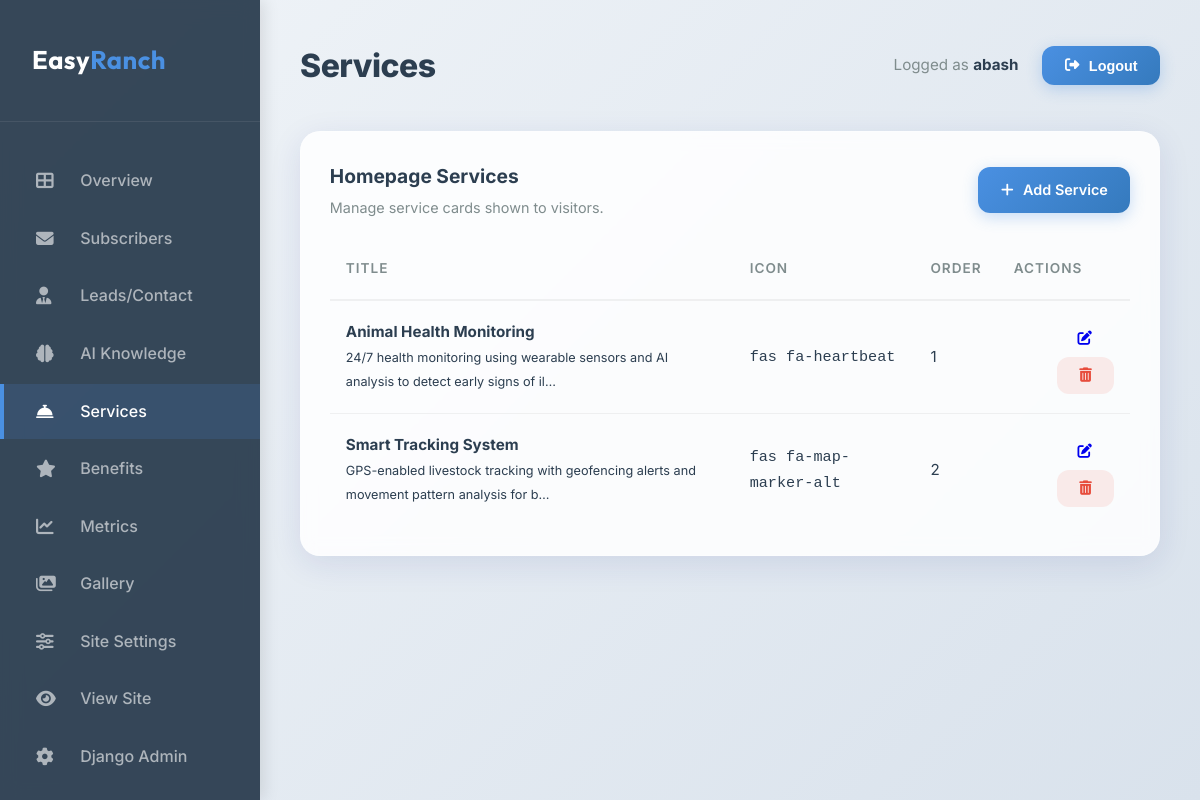
The page /dashboard/services/ (signed in) on the database as committed earlier.
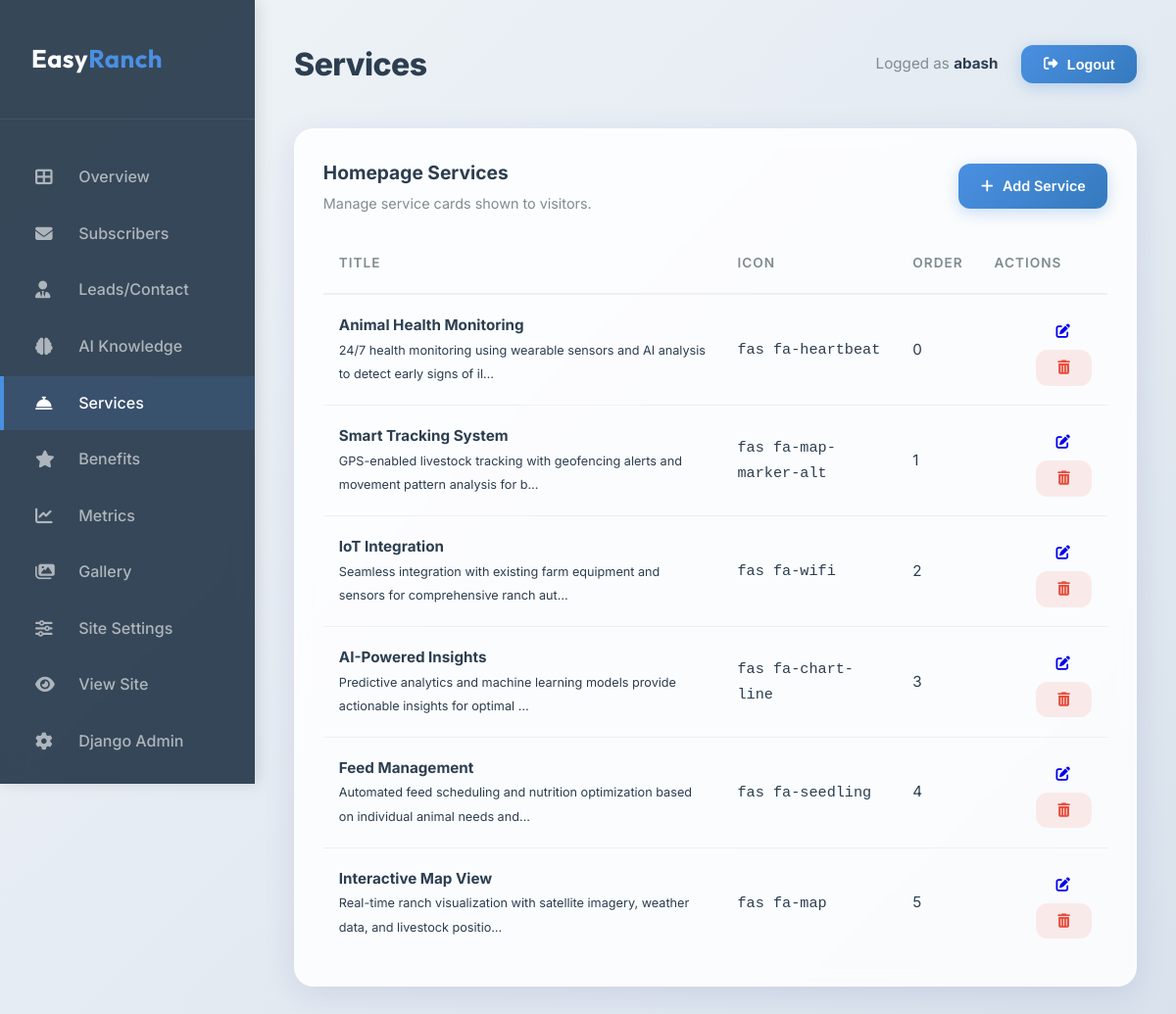
The same page on the database as committed later.
### core/models.py (models this page shows, shortened)
class Service(models.Model):
    title = models.CharField(max_length=100)
    description = models.TextField()
    icon_class = models.CharField(max_length=50, help_text="FontAwesome class, e.g., 'fas fa-heartbeat'")
    order = models.PositiveIntegerField(default=0)
    class Meta:
        ordering = ['order']

### core/views_dashboard.py (the view)
# urls.py: path('dashboard/services/', views_dashboard.DashboardServiceListView.as_view(), name='dashboard_services'),
class DashboardServiceListView(StaffRequiredMixin, ListView):
    model = Service
    template_name = 'dashboard/services.html'
    context_object_name = 'items'
    ordering = ['order']
    paginate_by = 15

### core/views_dashboard.py (called while the page is built)
    @method_decorator(staff_member_required(login_url='admin:login'))
    def dispatch(self, *args, **kwargs):
        return super().dispatch(*args, **kwargs)

### templates/dashboard/services.html (shortened to what this page needs)
{% extends 'dashboard/base.html' %}
{% block page_title %}Services{% endblock %}
{% block content %}
<div class="db-card">
    <div class="db-section-head">
        <div>
            <h3 class="db-section-title">Homepage Services</h3>
            <p class="db-section-subtitle">Manage service cards shown to visitors.</p>
        </div>
        <div class="db-section-actions">
            <a href="{% url 'dashboard_services_add' %}" class="db-btn db-btn-primary"><i class="fas fa-plus"></i> Add Service</a>
        </div>
    </div>
    <table class="db-table">
        <thead>
            <tr><th>Title</th><th>Icon</th><th>Order</th><th class="db-text-right">Actions</th></tr>
        </thead>
        <tbody>
            {% for item in items %}
            <tr>
                <td><strong>{{ item.title }}</strong><br><small>{{ item.description|truncatechars:90 }}</small></td>
                <td><code>{{ item.icon_class }}</code></td>
                <td>{{ item.order }}</td>
                <td class="db-text-right">
                    <a href="{% url 'dashboard_services_edit' item.id %}" class="db-btn"><i class="fas fa-edit"></i></a>
                    <form action="{% url 'dashboard_services_delete' item.id %}" method="post" style="display:inline;" onsubmit="return confirm('Delete this service?');">
                        <button type="submit" class="db-btn db-btn-danger-soft"><i class="fas fa-trash-alt"></i></button>
                    </form>
                </td>
            </tr>
            {% empty %}
            <tr><td colspan="4" class="db-empty-state">No services configured yet.</td></tr>
            {% endfor %}
        </tbody>
    </table>
</div>
{% endblock %}

Rows that differ between the two databases and show on the page:
changed Service "Animal Health Monitoring": order "1" → "0"
changed Service "Smart Tracking System": order "2" → "1"
added Service: title "IoT Integration", description "Seamless integration with existing farm equipment and sensors for comprehensive ranch aut…", icon_class "fas fa-wifi", order "2"
added Service: title "AI-Powered Insights", description "Predictive analytics and machine learning models provide actionable insights for optimal …", icon_class "fas fa-chart-line", order "3"
added Service: title "Feed Management", description "Automated feed scheduling and nutrition optimization based on individual animal needs and…", icon_class "fas fa-seedling", order "4"
added Service: title "Interactive Map View", description "Real-time ranch visualization with satellite imagery, weather data, and livestock positio…", icon_class "fas fa-map", order "5"
